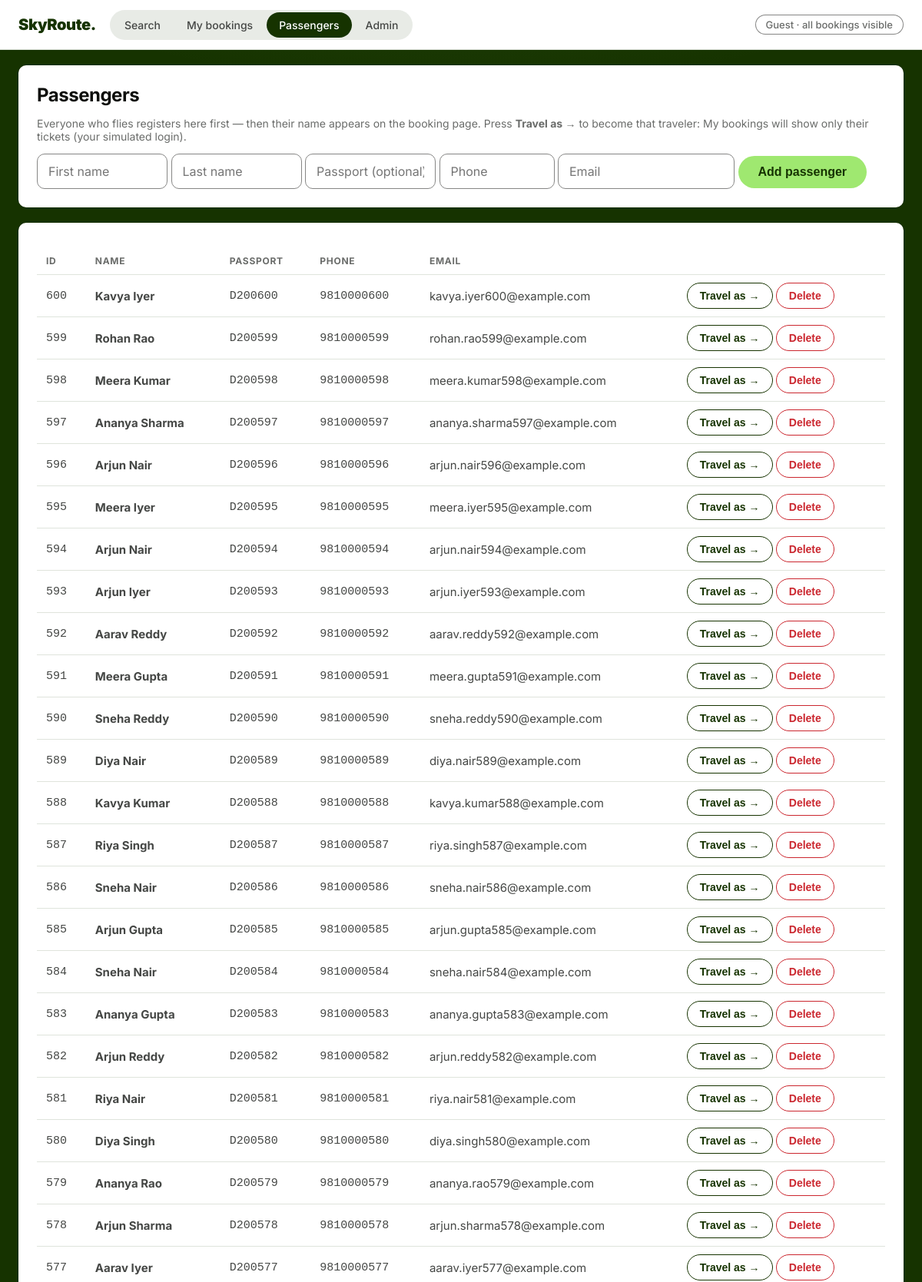
/passengers (upper part), run on the app's committed database.
### tables this page shows
CREATE TABLE Passengers (
  passenger_id    INTEGER PRIMARY KEY AUTOINCREMENT,
  first_name      TEXT NOT NULL,
  last_name       TEXT NOT NULL,
  passport_number TEXT,
  nationality     TEXT NOT NULL DEFAULT 'India',
  phone           TEXT NOT NULL,
  email           TEXT NOT NULL,
  UNIQUE (passport_number),
  UNIQUE (email)
);

### app.py (the view, shortened to what this page needs)
@app.route("/passengers", methods=["GET", "POST"])
def passengers():
    db = get_db()
    rows = db.execute("SELECT * FROM Passengers ORDER BY passenger_id DESC LIMIT 100").fetchall()
    return render_template("passengers.html", rows=rows)

### app.py (called while the page is built)
def get_db():
    if "db" not in g:
        g.db = sqlite3.connect(DB)
        g.db.row_factory = sqlite3.Row
        g.db.execute("PRAGMA foreign_keys = ON")
    return g.db

@app.context_processor
def traveler():
    me = None
    pid = session.get("pax_id")
    if pid:
        me = get_db().execute(
            "SELECT first_name, last_name FROM Passengers WHERE passenger_id = ?",
            (pid,)).fetchone()
    return {"traveler": me}

### templates/passengers.html
{% extends "base.html" %}{% set page='pax' %}{% block body %}
<div class="card">
<h2>Passengers</h2>
<p class="mut">Everyone who flies registers here first — then their name appears on the booking page. Press <b>Travel as →</b> to become that traveler: My bookings will show only their tickets (your simulated login).</p>
<form method="post">
<input name="first_name" placeholder="First name" required style="max-width:170px">
<input name="last_name" placeholder="Last name" required style="max-width:170px">
<input name="passport_number" placeholder="Passport (optional)" style="max-width:170px">
<input name="phone" placeholder="Phone" required style="max-width:150px">
<input name="email" placeholder="Email" required style="max-width:230px">
<button>Add passenger</button></form></div>
<div class="card">
<table><tr><th>ID</th><th>Name</th><th>Passport</th><th>Phone</th><th>Email</th><th></th></tr>
{% for p in rows %}<tr>
<td class="mono">{{ p.passenger_id }}</td><td><b>{{ p.first_name }} {{ p.last_name }}</b></td>
<td class="mono">{{ p.passport_number or "—" }}</td><td class="mono">{{ p.phone }}</td><td>{{ p.email }}</td>
<td><form class="inline" action="/travel-as/{{ p.passenger_id }}" method="post">
<button class="ghost">Travel as →</button></form>
<form class="inline" action="/passengers/{{ p.passenger_id }}/delete" method="post"
onsubmit="return confirm('Delete this passenger and all their bookings?')">
<button class="danger">Delete</button></form></td></tr>{% endfor %}</table></div>{% endblock %}

### templates/base.html (shortened to what this page needs)
<!doctype html>
<html><head><meta charset="utf-8"><meta name="viewport" content="width=device-width,initial-scale=1">
</head>
<body>
<header class="top"><div class="wrap navbar">
<a class="brand" href="/">SkyRoute<span class="dot">.</span></a>
<nav class="segments">
<a href="/" class="{{ 'here' if page=='search' else '' }}">Search</a>
<a href="/bookings" class="{{ 'here' if page=='bookings' else '' }}">My bookings</a>
<a href="/passengers" class="{{ 'here' if page=='pax' else '' }}">Passengers</a>
<a href="/admin" class="{{ 'here' if page=='admin' else '' }}">Admin</a>
</nav>
{% if traveler %}
<a class="tag ok" style="text-decoration:none" href="/bookings" title="Filtered to your tickets">
Traveling as {{ traveler.first_name }} {{ traveler.last_name }}</a>
{% else %}
<a class="tag dim" style="text-decoration:none" href="/passengers" title="Pick who you are">
Guest · all bookings visible</a>
{% endif %}</div></header>
<main><div class="wrap">
{% block body %}{% endblock %}
</div></main>
</body></html>

### templates/base.html (style rules this page uses)
:root { --forest:#163300;--lime:#9fe870;--spruce:#054d28;--mist:#e2f6d5; --fog:#e8ebe6;--paper:#fff;--char:#454745;--obsidian:#0e0f0c; --pebble:#868685;--slate:#6a6c6a;--red:#cb272f;--line:#dfe4dc }
* { box-sizing:border-box }

### data on the page
Passengers: passenger_id "600", first_name "Kavya", last_name "Iyer", passport_number "D200600", phone "9810000600", email "kavya.iyer600@example.com"
Passengers: passenger_id "599", first_name "Rohan", last_name "Rao", passport_number "D200599", phone "9810000599", email "rohan.rao599@example.com"
Passengers: passenger_id "598", first_name "Meera", last_name "Kumar", passport_number "D200598", phone "9810000598", email "meera.kumar598@example.com"
Passengers: passenger_id "597", first_name "Ananya", last_name "Sharma", passport_number "D200597", phone "9810000597", email "ananya.sharma597@example.com"
Passengers: passenger_id "596", first_name "Arjun", last_name "Nair", passport_number "D200596", phone "9810000596", email "arjun.nair596@example.com"
Passengers: passenger_id "595", first_name "Meera", last_name "Iyer", passport_number "D200595", phone "9810000595", email "meera.iyer595@example.com"
Passengers: passenger_id "594", first_name "Arjun", last_name "Nair", passport_number "D200594", phone "9810000594", email "arjun.nair594@example.com"
Passengers: passenger_id "593", first_name "Arjun", last_name "Iyer", passport_number "D200593", phone "9810000593", email "arjun.iyer593@example.com"
Passengers: passenger_id "592", first_name "Aarav", last_name "Reddy", passport_number "D200592", phone "9810000592", email "aarav.reddy592@example.com"
Passengers: passenger_id "591", first_name "Meera", last_name "Gupta", passport_number "D200591", phone "9810000591", email "meera.gupta591@example.com"
Passengers: passenger_id "590", first_name "Sneha", last_name "Reddy", passport_number "D200590", phone "9810000590", email "sneha.reddy590@example.com"
Passengers: passenger_id "589", first_name "Diya", last_name "Nair", passport_number "D200589", phone "9810000589", email "diya.nair589@example.com"
Passengers: passenger_id "588", first_name "Kavya", last_name "Kumar", passport_number "D200588", phone "9810000588", email "kavya.kumar588@example.com"
Passengers: passenger_id "587", first_name "Riya", last_name "Singh", passport_number "D200587", phone "9810000587", email "riya.singh587@example.com"
Passengers: passenger_id "586", first_name "Sneha", last_name "Nair", passport_number "D200586", phone "9810000586", email "sneha.nair586@example.com"
Passengers: passenger_id "585", first_name "Arjun", last_name "Gupta", passport_number "D200585", phone "9810000585", email "arjun.gupta585@example.com"
Passengers: passenger_id "584", first_name "Sneha", last_name "Nair", passport_number "D200584", phone "9810000584", email "sneha.nair584@example.com"
Passengers: passenger_id "583", first_name "Ananya", last_name "Gupta", passport_number "D200583", phone "9810000583", email "ananya.gupta583@example.com"
Passengers: passenger_id "582", first_name "Arjun", last_name "Reddy", passport_number "D200582", phone "9810000582", email "arjun.reddy582@example.com"
Passengers: passenger_id "581", first_name "Riya", last_name "Nair", passport_number "D200581", phone "9810000581", email "riya.nair581@example.com"
Passengers: passenger_id "580", first_name "Diya", last_name "Singh", passport_number "D200580", phone "9810000580", email "diya.singh580@example.com"
Passengers: passenger_id "579", first_name "Ananya", last_name "Rao", passport_number "D200579", phone "9810000579", email "ananya.rao579@example.com"
Passengers: passenger_id "578", first_name "Arjun", last_name "Sharma", passport_number "D200578", phone "9810000578", email "arjun.sharma578@example.com"
Passengers: passenger_id "577", first_name "Aarav", last_name "Iyer", passport_number "D200577", phone "9810000577", email "aarav.iyer577@example.com"
